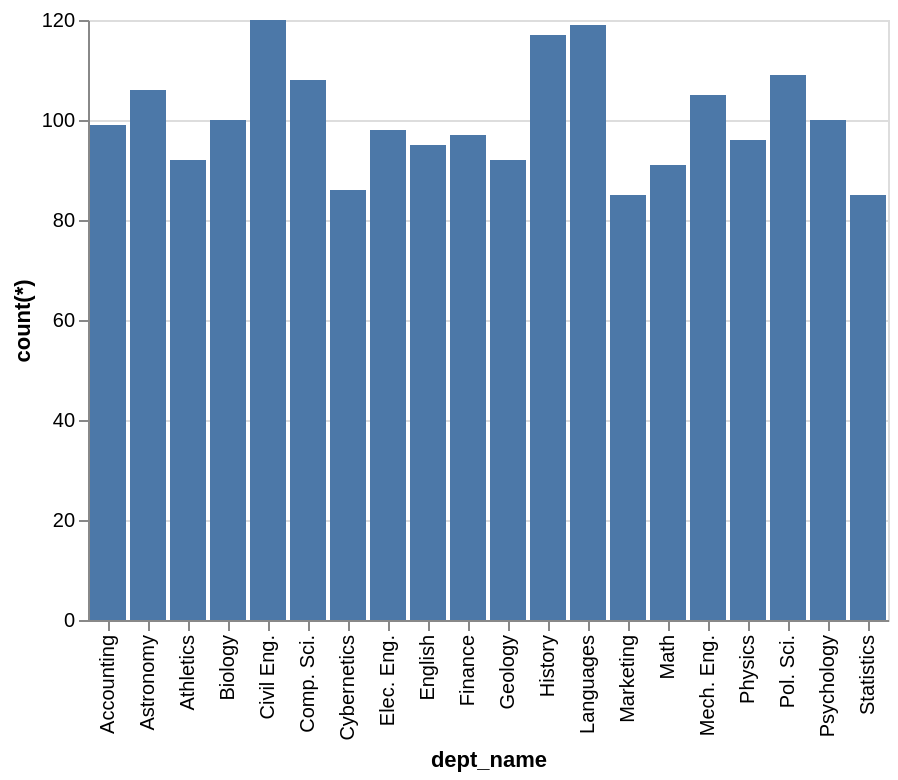

This figure's Vega-Lite source:
### Vega-Lite specification from a JSON file in a GitHub repository (floating-point values rounded to 4 significant figures)
{"data": {"values": [{"x_data": "Accounting", "y_data": 99}, {"x_data": "Astronomy", "y_data": 106}, {"x_data": "Athletics", "y_data": 92}, {"x_data": "Biology", "y_data": 100}, {"x_data": "Civil Eng.", "y_data": 120}, {"x_data": "Comp. Sci.", "y_data": 108}, {"x_data": "Cybernetics", "y_data": 86}, {"x_data": "Elec. Eng.", "y_data": 98}, {"x_data": "English", "y_data": 95}, {"x_data": "Finance", "y_data": 97}, {"x_data": "Geology", "y_data": 92}, {"x_data": "History", "y_data": 117}, {"x_data": "Languages", "y_data": 119}, {"x_data": "Marketing", "y_data": 85}, {"x_data": "Math", "y_data": 91}, {"x_data": "Mech. Eng.", "y_data": 105}, {"x_data": "Physics", "y_data": 96}, {"x_data": "Pol. Sci.", "y_data": 109}, {"x_data": "Psychology", "y_data": 100}, {"x_data": "Statistics", "y_data": 85}]}, "mark": "bar", "encoding": {"x": {"field": "x_data", "type": "nominal", "title": "dept_name", "sort": "ascending"}, "y": {"field": "y_data", "type": "quantitative", "title": "count(*)"}}}
